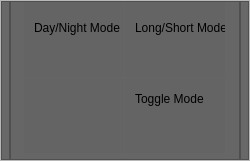
                      <widget class="QFrame" name="frame_16">
                       <property name="minimumSize">
                        <size>
                         <width>250</width>
                         <height>161</height>
                        </size>
                       </property>
                       <property name="maximumSize">
                        <size>
                         <width>16777215</width>
                         <height>161</height>
                        </size>
                       </property>
                       <property name="frameShape">
                        <enum>QFrame::StyledPanel</enum>
                       </property>
                       <property name="frameShadow">
                        <enum>QFrame::Raised</enum>
                       </property>
                       <layout class="QHBoxLayout" name="horizontalLayout_20">
                        <property name="spacing">
                         <number>0</number>
                        </property>
                        <property name="leftMargin">
                         <number>0</number>
                        </property>
                        <property name="topMargin">
                         <number>0</number>
                        </property>
                        <property name="rightMargin">
                         <number>0</number>
                        </property>
                        <property name="bottomMargin">
                         <number>0</number>
                        </property>
                        <item>
                         <widget class="QFrame" name="frame_35">
                          <property name="styleSheet">
                           <string notr="true">background-color: rgb(104, 104, 104);</string>
                          </property>
                          <property name="frameShape">
                           <enum>QFrame::StyledPanel</enum>
                          </property>
                          <property name="frameShadow">
                           <enum>QFrame::Raised</enum>
                          </property>
                         </widget>
                        </item>
                        <item>
                         <widget class="QFrame" name="frame_34">
                          <property name="minimumSize">
                           <size>
                            <width>230</width>
                            <height>0</height>
                           </size>
                          </property>
                          <property name="styleSheet">
                           <string notr="true">background-color: rgb(102, 102, 102);</string>
                          </property>
                          <property name="frameShape">
                           <enum>QFrame::StyledPanel</enum>
                          </property>
                          <property name="frameShadow">
                           <enum>QFrame::Raised</enum>
                          </property>
                          <layout class="QFormLayout" name="formLayout">
                           <property name="horizontalSpacing">
                            <number>1</number>
                           </property>
                           <property name="verticalSpacing">
                            <number>1</number>
                           </property>
                           <property name="leftMargin">
                            <number>13</number>
                           </property>
                           <property name="topMargin">
                            <number>0</number>
                           </property>
                           <property name="rightMargin">
                            <number>1</number>
                           </property>
                           <property name="bottomMargin">
                            <number>1</number>
                           </property>
                           <item row="0" column="0">
                            <widget class="QFrame" name="frame_19">
                             <property name="minimumSize">
                              <size>
                               <width>100</width>
                               <height>75</height>
                              </size>
                             </property>
                             <property name="maximumSize">
                              <size>
                               <width>100</width>
                               <height>75</height>
                              </size>
                             </property>
                             <property name="styleSheet">
                              <string notr="true">background-color: rgb(100,100,100);
border: 1px solide;</string>
                             </property>
                             <property name="frameShape">
                              <enum>QFrame::StyledPanel</enum>
                             </property>
                             <property name="frameShadow">
                              <enum>QFrame::Raised</enum>
                             </property>
                             <widget class="QLabel" name="label_5">
                              <property name="geometry">
                               <rect>
                                <x>10</x>
                                <y>10</y>
                                <width>91</width>
                                <height>31</height>
                               </rect>
                              </property>
                              <property name="text">
                               <string>Day/Night Mode</string>
                              </property>
                             </widget>
                             <widget class="QPushButton" name="btnToggleDayNight">
                              <property name="geometry">
                               <rect>
                                <x>30</x>
                                <y>40</y>
                                <width>51</width>
                                <height>31</height>
                               </rect>
                              </property>
                              <property name="styleSheet">
                               <string notr="true">border: 0px solid;
</string>
                              </property>
                              <property name="text">
                               <string/>
                              </property>
                              <property name="icon">
                               <iconset>
                                <normaloff>C:/Users/Scitecever/.designer/backup/icons/color/toggle_off.png</normaloff>
                                <normalon>C:/Users/Scitecever/.designer/backup/icons/color/toggle_on.png</normalon>C:/Users/Scitecever/.designer/backup/icons/color/toggle_off.png</iconset>
                              </property>
                              <property name="iconSize">
                               <size>
                                <width>40</width>
                                <height>24</height>
                               </size>
                              </property>
                              <property name="checkable">
                               <bool>true</bool>
                              </property>
                             </widget>
                            </widget>
                           </item>
                           <item row="0" column="1">
                            <widget class="QFrame" name="frame_21">
                             <property name="minimumSize">
                              <size>
                               <width>100</width>
                               <height>75</height>
                              </size>
                             </property>
                             <property name="maximumSize">
                              <size>
                               <width>100</width>
                               <height>75</height>
                              </size>
                             </property>
                             <property name="styleSheet">
                              <string notr="true">background-color: rgb(100,100,100);
border: 1px solide;</string>
                             </property>
                             <property name="frameShape">
                              <enum>QFrame::StyledPanel</enum>
                             </property>
                             <property name="frameShadow">
                              <enum>QFrame::Raised</enum>
                             </property>
                             <widget class="QLabel" name="label_4">
                              <property name="geometry">
                               <rect>
                                <x>10</x>
                                <y>10</y>
                                <width>91</width>
                                <height>31</height>
                               </rect>
                              </property>
                              <property name="text">
                               <string>Long/Short Mode</string>
                              </property>
                             </widget>
                             <widget class="QPushButton" name="btnToggleLongShort">
                              <property name="geometry">
                               <rect>
                                <x>20</x>
                                <y>40</y>
                                <width>61</width>
                                <height>31</height>
                               </rect>
                              </property>
                              <property name="styleSheet">
                               <string notr="true">border: 0px solid;
</string>
                              </property>
                              <property name="text">
                               <string/>
                              </property>
                              <property name="icon">
                               <iconset>
                                <normaloff>C:/Users/Scitecever/.designer/backup/icons/color/toggle_off.png</normaloff>
                                <normalon>C:/Users/Scitecever/.designer/backup/icons/color/toggle_on.png</normalon>C:/Users/Scitecever/.designer/backup/icons/color/toggle_off.png</iconset>
                              </property>
                              <property name="iconSize">
                               <size>
                                <width>40</width>
                                <height>24</height>
                               </size>
                              </property>
                              <property name="checkable">
                               <bool>true</bool>
                              </property>
                             </widget>
                            </widget>
                           </item>
                           <item row="1" column="0">
                            <widget class="QFrame" name="frame_29">
                             <property name="minimumSize">
                              <size>
                               <width>100</width>
                               <height>75</height>
                              </size>
                             </property>
                             <property name="maximumSize">
                              <size>
                               <width>16777215</width>
                               <height>75</height>
                              </size>
                             </property>
                             <property name="styleSheet">
                              <string notr="true">background-color: rgb(100,100,100);
border: 1px solide;</string>
                             </property>
                             <property name="frameShape">
                              <enum>QFrame::StyledPanel</enum>
                             </property>
                             <property name="frameShadow">
                              <enum>QFrame::Raised</enum>
                             </property>
                             <layout class="QVBoxLayout" name="verticalLayout_12">
                              <property name="spacing">
                               <number>0</number>
                              </property>
                              <property name="leftMargin">
                               <number>0</number>
                              </property>
                              <property name="topMargin">
                               <number>0</number>
                              </property>
                              <property name="rightMargin">
                               <number>0</number>
                              </property>
                              <property name="bottomMargin">
                               <number>0</number>
                              </property>
                             </layout>
                            </widget>
                           </item>
                           <item row="1" column="1">
                            <widget class="QFrame" name="frame_22">
                             <property name="minimumSize">
                              <size>
                               <width>100</width>
                               <height>75</height>
                              </size>
                             </property>
                             <property name="maximumSize">
                              <size>
                               <width>100</width>
                               <height>75</height>
                              </size>
                             </property>
                             <property name="styleSheet">
                              <string notr="true">background-color: rgb(100,100,100);
border: 1px solide;</string>
                             </property>
                             <property name="frameShape">
                              <enum>QFrame::StyledPanel</enum>
                             </property>
                             <property name="frameShadow">
                              <enum>QFrame::Raised</enum>
                             </property>
                             <widget class="QPushButton" name="btnToggleChange">
                              <property name="geometry">
                               <rect>
                                <x>20</x>
                                <y>40</y>
                                <width>61</width>
                                <height>31</height>
                               </rect>
                              </property>
                              <property name="styleSheet">
                               <string notr="true">border: 0px solid;
</string>
                              </property>
                              <property name="text">
                               <string/>
                              </property>
                              <property name="icon">
                               <iconset>
                                <normaloff>C:/Users/Scitecever/.designer/backup/icons/color/toggle_off.png</normaloff>
                                <normalon>C:/Users/Scitecever/.designer/backup/icons/color/toggle_on.png</normalon>C:/Users/Scitecever/.designer/backup/icons/color/toggle_off.png</iconset>
                              </property>
                              <property name="iconSize">
                               <size>
                                <width>40</width>
                                <height>24</height>
                               </size>
                              </property>
                              <property name="checkable">
                               <bool>true</bool>
                              </property>
                             </widget>
                             <widget class="QLabel" name="label_3">
                              <property name="geometry">
                               <rect>
                                <x>10</x>
                                <y>10</y>
                                <width>81</width>
                                <height>21</height>
                               </rect>
                              </property>
                              <property name="text">
                               <string>Toggle Mode</string>
                              </property>
                             </widget>
                            </widget>
                           </item>
                          </layout>
                         </widget>
                        </item>
                        <item>
                         <widget class="QFrame" name="frame_36">
                          <property name="styleSheet">
                           <string notr="true">background-color: rgb(104, 104, 104);</string>
                          </property>
                          <property name="frameShape">
                           <enum>QFrame::StyledPanel</enum>
                          </property>
                          <property name="frameShadow">
                           <enum>QFrame::Raised</enum>
                          </property>
                         </widget>
                        </item>
                       </layout>
                      </widget>
